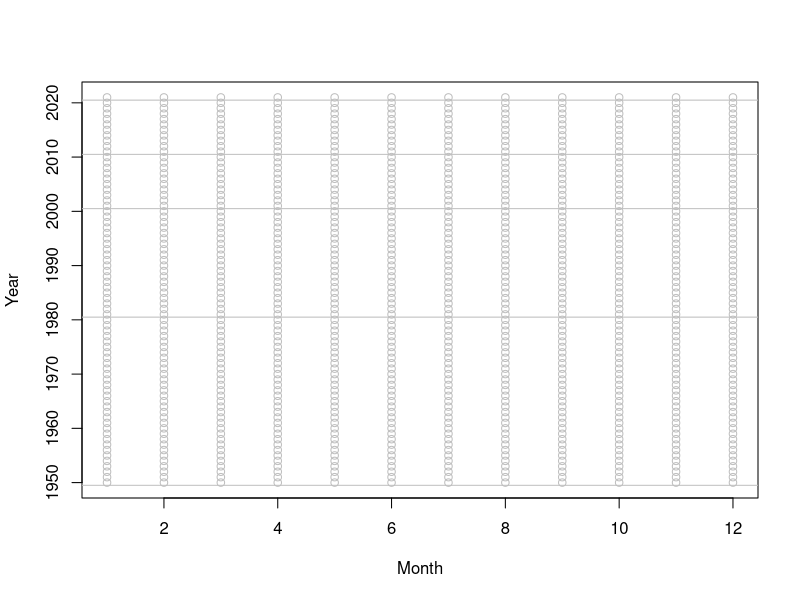

Recreate this plot in R.
#dev.off()

library(pracma)
#require(Hmisc)
#library(readr)
#library(matrixStats)
#library(lattice)
#library(ggplot2)
#library(sp)
#library(gstat)


setwd('~/Jouke/WindGrid/scripts/41_postprocess')


png('progress.png')
plot(c(1,12),c(1950,2021),xlab='Month',ylab='Year',col='white')

for(year in c(1950,1981,2001,2011,2021)){
  lines(c(-1,14),c(year-.5,year-.5),col='grey')
}

for(year in 1950:2021){

  for(month in 1:12){

    if(month<10){
      mstr = paste("0",toString(month),sep="")
    } else {
      mstr = toString(month)
    }

    filename = paste("/data2/Else/Jouke/WindOutput_v2/GPR_gridded/windgrid_ensemble_statistics_",toString(year),"_",mstr,".rds",sep="")

    if(file.exists(filename)){
      points(month,year,col='green',pch=16)
    } else {
      points(month,year,col='grey')
    }
  }
}




